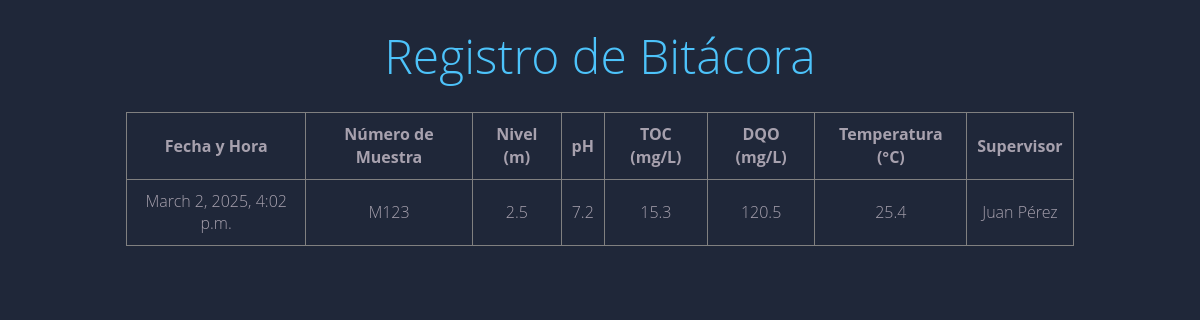
The app's page /hola/datos/ with its own data.
### hola/models.py (models this page shows, shortened)
class Bitacora(models.Model):
    fecha_hora = models.DateTimeField(auto_now_add=True)
    numero_muestra = models.CharField(max_length=50)
    nivel_agua = models.FloatField()
    ph = models.FloatField()
    toc = models.FloatField(help_text="Carbono Orgánico Total (mg/L)")
    dqo = models.FloatField(help_text="Demanda Química de Oxígeno (mg/L)")
    r = models.FloatField()
    ssed = models.FloatField()
    ud_ph = models.FloatField()
    temperatura = models.FloatField(help_text="Temperatura en °C")
    observaciones = models.TextField(blank=True, null=True)
    supervisor = models.CharField(max_length=100)

### hola/views.py (the view)
# urls.py: path("datos/", views.datos, name="datos"),  # Logout
def datos(request):
    bitacoras = Bitacora.objects.all()  # Obtener todas las bitácoras
    return render(request, "hola/datos.html", {"bitacoras": bitacoras})

### hola/templates/hola/datos.html (shortened to what this page needs)
{% load static %}
<!DOCTYPE html>
<html lang="es">
<head>
    <link rel="stylesheet" href="{% static 'hola/style1.css' %}" media="all">
</head>
<body>
    <h1>Registro de Bitácora</h1>
    <table border="1">
        <thead>
            <tr>
                <th>Fecha y Hora</th>
                <th>Número de Muestra</th>
                <th>Nivel (m)</th>
                <th>pH</th>
                <th>TOC (mg/L)</th>
                <th>DQO (mg/L)</th>
                <th>Temperatura (°C)</th>
                <th>Supervisor</th>
            </tr>
        </thead>
        <tbody>
            {% for bitacora in bitacoras %}
            <tr>
                <td>{{ bitacora.fecha_hora }}</td>
                <td>{{ bitacora.numero_muestra }}</td>
                <td>{{ bitacora.nivel_agua }}</td>
                <td>{{ bitacora.ph }}</td>
                <td>{{ bitacora.toc }}</td>
                <td>{{ bitacora.dqo }}</td>
                <td>{{ bitacora.temperatura }}</td>
                <td>{{ bitacora.supervisor }}</td>
            </tr>
            {% empty %}
            <tr>
                <td colspan="8">No hay registros en la bitácora.</td>
            </tr>
            {% endfor %}
        </tbody>
    </table>
</body>
</html>

### hola/static/hola/style1.css (style rules this page uses)
table { margin: 0 auto; border-collapse: collapse; width: 80%; }
th, td { padding: 10px; text-align: center; }
h1 { text-align: center; }
body { font-family: 'Open Sans', sans-serif; font-weight: 300; line-height: 1.42em; color:#A7A1AE; background-color:#1F2739; }
h1 { font-size:3em; font-weight: 300; line-height:1em; text-align: center; color: #4DC3FA; }

### records on screen
Bitacora: fecha_hora "March 2, 2025, 4:02 p.m.", numero_muestra "M123", nivel_agua "2.5", ph "7.2", toc "15.3", dqo "120.5", temperatura "25.4", supervisor "Juan Pérez"
